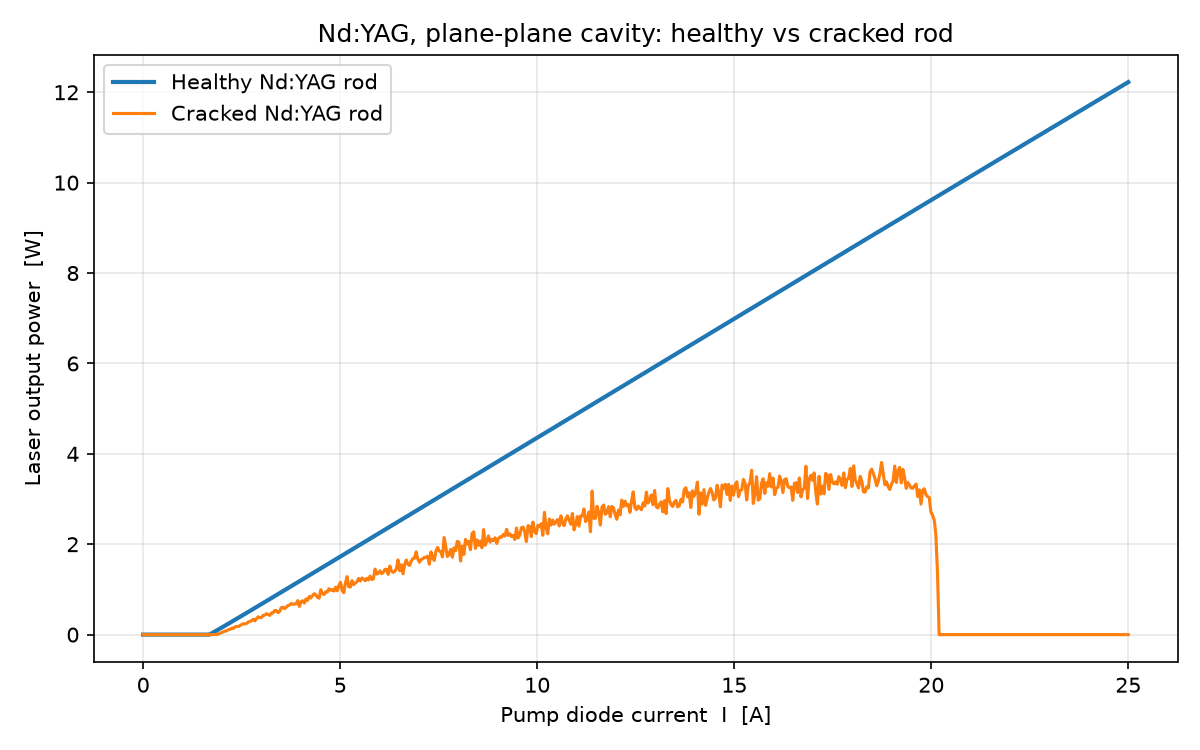

The Python source for this figure:
"""
Toy simulation: output power vs pump current for a diode-pumped Nd:YAG laser
in a plane-plane (flat-flat) cavity, healthy rod vs cracked rod.

Physics included (simple, semi-quantitative):
  * Pump power is linear in current: P_pump = k * (I - I_on).
  * Four-level laser: threshold ~ (T + L_rt), slope ~ T / (T + L_rt).
  * A flat-flat cavity is only stabilised by the thermal lens of the rod
    (f_th = K / P_pump). With the rod in the middle, g = 1 - d / f_th:
      - low pump  -> f_th huge, g -> 1: marginally stable, big diffraction loss
      - high pump -> f_th short, g -> -1: cavity goes unstable, laser dies
  * Cracks add:
      1) fixed scattering loss at the crack surfaces
      2) a stronger, aberrated thermal lens (worse heat flow across cracks)
      3) aberration / depolarisation loss growing ~ P_pump^2
      4) some output jitter (hot spots, mode hopping across the fracture)
"""

import numpy as np
import matplotlib.pyplot as plt

# ---------------- constants / parameters ----------------
lam_p, lam_l = 808e-9, 1064e-9          # pump and laser wavelengths [m]
h, c = 6.626e-34, 3e8
sigma = 2.8e-23                          # stim. emission cross section [m^2]
tau = 230e-6                             # upper-level lifetime [s]
w0 = 300e-6                              # mode radius in the rod [m]
A_mode = np.pi * w0**2
eta_abs = 0.90                           # fraction of pump absorbed
eta_ovl = 0.85                           # pump/mode overlap
T_oc = 0.10                              # output coupler transmission
d = 0.15                                 # rod-to-mirror distance [m] (rod centered)

k_diode, I_on = 1.1, 0.8                 # P_pump = k (I - I_on)  [W/A, A]
I = np.linspace(0, 25, 600)              # pump current [A]
P_pump = np.clip(k_diode * (I - I_on), 0, None)

# gain coefficient: round-trip gain = P_pump / C
C = h * c / lam_p * A_mode / (2 * sigma * tau * eta_abs)


def output_power(P, L_base, K_lens, beta_ab, jitter=0.0, seed=0):
    """Output power [W] for pump power array P."""
    Pm = np.maximum(P, 1e-6)
    f_th = K_lens / Pm                           # thermal focal length [m]
    g = 1 - d / f_th                             # equivalent g-parameter
    stable = np.abs(g) < 1

    # diffraction loss blows up near both stability edges (|g| -> 1)
    L_diff = np.where(stable, 0.003 / np.maximum(1 - g**2, 1e-9), np.inf)
    L_ab = beta_ab * P**2                        # aberration/depolarisation
    L_rt = L_base + L_diff + L_ab                # total internal round-trip loss

    P_th = C * (T_oc + L_rt)
    eta_slope = eta_abs * eta_ovl * (lam_p / lam_l) * T_oc / (T_oc + L_rt)
    Pout = np.where(P > P_th, eta_slope * (P - P_th), 0.0)

    if jitter:
        rng = np.random.default_rng(seed)
        Pout = Pout * (1 + jitter * rng.standard_normal(P.size))
    return np.clip(Pout, 0, None), P_th


# healthy rod
P_ok, Pth_ok = output_power(P_pump, L_base=0.02, K_lens=4.0, beta_ab=0.0)
# cracked rod
P_cr, Pth_cr = output_power(P_pump, L_base=0.02 + 0.06, K_lens=1.6,
                            beta_ab=3e-4, jitter=0.06, seed=1)

# ---------------- plot ----------------
fig, ax = plt.subplots(figsize=(8, 5))
ax.plot(I, P_ok, lw=2, label="Healthy Nd:YAG rod")
ax.plot(I, P_cr, lw=1.5, label="Cracked Nd:YAG rod")

for P_out, name in [(P_ok, "healthy"), (P_cr, "cracked")]:
    lasing = I[P_out > 0]
    if lasing.size:
        print(f"{name:8s}: threshold ~ {lasing[0]:5.2f} A, "
              f"lasing stops ~ {lasing[-1]:5.2f} A, "
              f"max P_out = {P_out.max():.2f} W")

ax.set_xlabel("Pump diode current  I  [A]")
ax.set_ylabel("Laser output power  [W]")
ax.set_title("Nd:YAG, plane-plane cavity: healthy vs cracked rod")
ax.grid(alpha=0.3)
ax.legend()
fig.tight_layout()
fig.savefig("ndyag_cracked_cavity.png", dpi=150)
plt.show()
